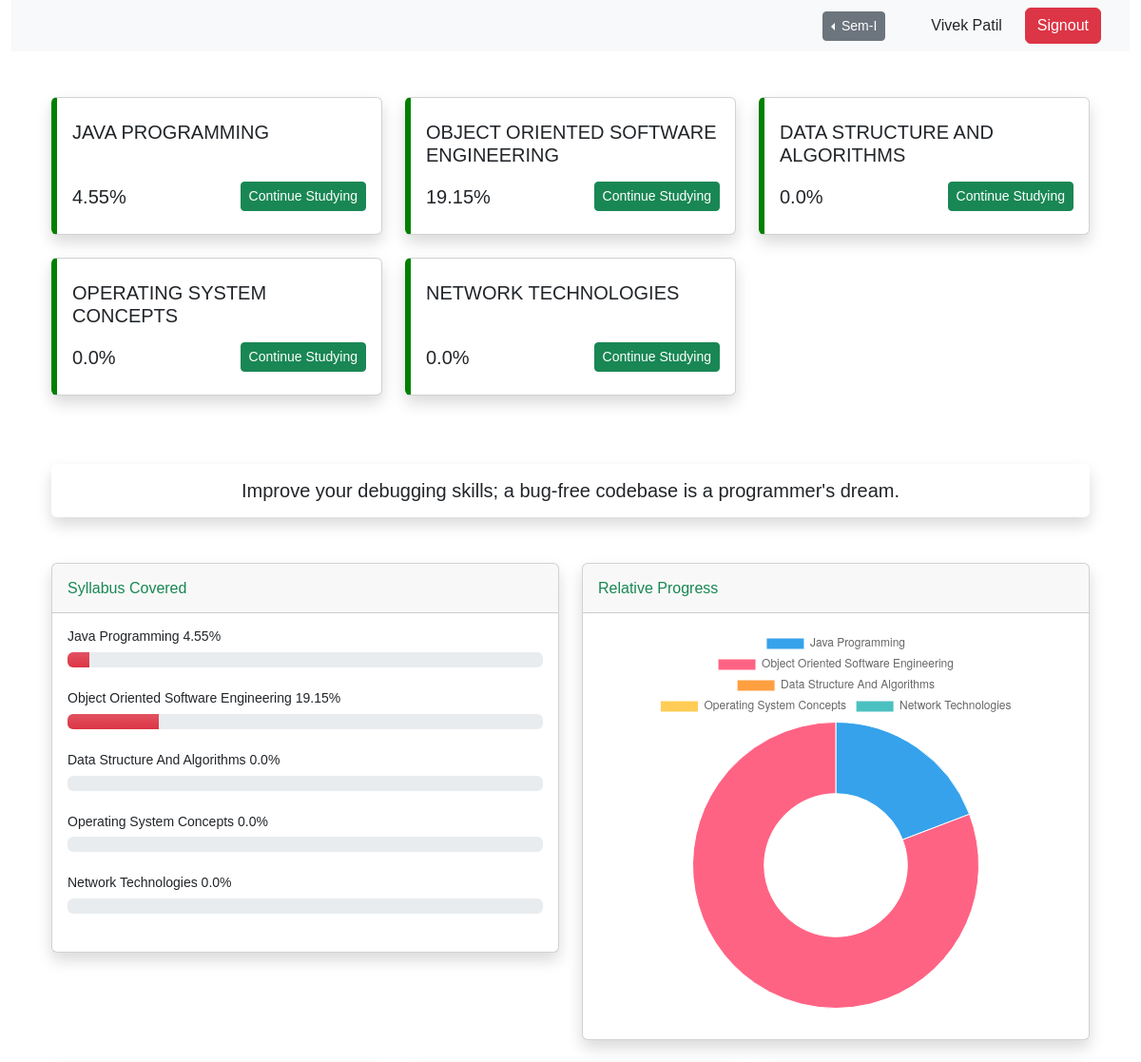
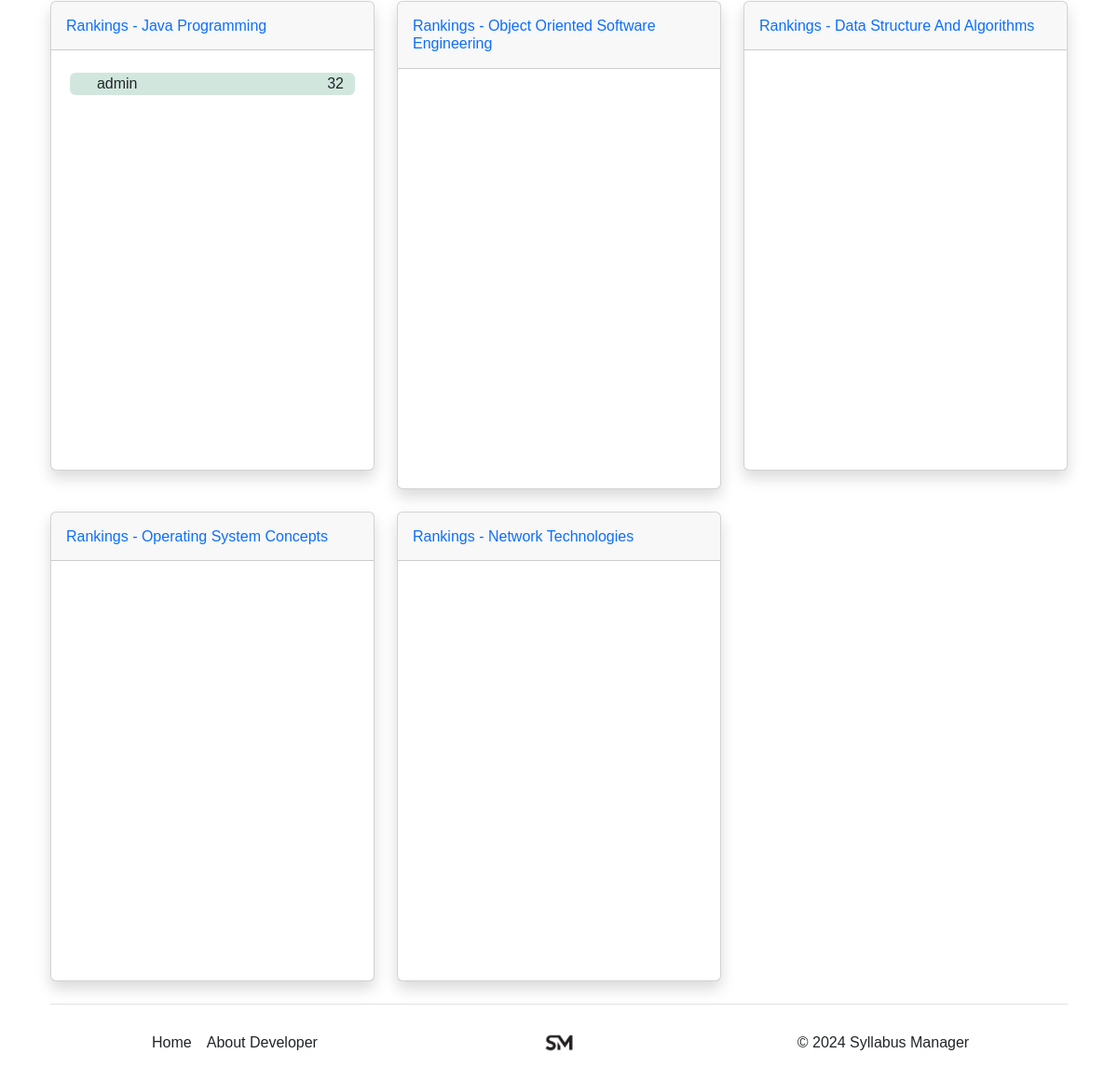
The app's page / (signed in) with its own data (2 pictures, top to bottom).
### Main/models.py (models this page shows, shortened)
class Semester(models.Model):
    name=models.CharField(max_length=50)

class Subject(models.Model):
    name = models.CharField(max_length=500, default="")
    sem=models.ForeignKey(Semester,on_delete=models.CASCADE,blank=True,null=True,default=None,related_name='subjects')

class Quote(models.Model):
    quote = models.TextField(max_length=500, default="")
    @classmethod
    def get_random_quote(cls):
        total_quotes = cls.objects.count()
        if total_quotes == 0:
            return None
        random_index = random.randint(0, total_quotes - 1)
        return cls.objects.all()[random_index]
    def __str__(self) -> str:
        return self.quote

class UserQuizAttempt(models.Model):
    user = models.ForeignKey(User, on_delete=models.CASCADE)
    test = models.ForeignKey(Test, on_delete=models.CASCADE,related_name="user_attempted_test")
    date_attempted = models.DateTimeField(auto_now_add=True)
    score = models.PositiveIntegerField(default=0)
    percentage=models.PositiveIntegerField(default=0)
    is_ended=models.BooleanField(default=False)

### Main/views.py (the view)
# urls.py: path('',views.homepage,name='homepage'),
@login_required
def homepage(request):
    completed_subtopics = user_completed.objects.filter(user=request.user).values_list('created_at',flat=True)
    semester=Semester.objects.all()
    if 'sem_id' in request.session:
        current_sem = Semester.objects.get(id=request.session['sem_id'])
    else:
        current_sem = Semester.objects.get(id=1)
    Subjects = Subject.objects.filter(sem=current_sem)
    check=None
    if 'check' in request.session:
        check = request.session['check']
    params = {
        "is_checked": check,
        "Subjects": Subjects,
        "quote": Quote,
        "semester":semester,
        "current_sem":current_sem,
    }
    return render(request, "homepage.html", params)

### Main/templatetags/custom_tags.py (called while the page is built)
@register.simple_tag
def calculate_syllabus_coverage(subject, user):
    total_subtopics = SubTopic.objects.filter(topic__subject=subject).count()
    completed_subtopics = user_completed.objects.filter(
        sub_topic__topic__subject=subject, user=user
    ).count()
    if total_subtopics > 0:
        percentage_covered = (completed_subtopics / total_subtopics) * 100
    else:
        percentage_covered = 0
    return round(percentage_covered, 2)

@register.filter
def get_all_UserQuizAttempt_per_subject(subject):
    return UserQuizAttempt.objects.filter(test__subject=subject).order_by('-percentage')

### templates/homepage.html (shortened to what this page needs)
{% extends 'base.html' %} {% load custom_tags %} {% block body %}
<div class="container-fluid">
  <nav class="navbar navbar-expand-lg bg-body-tertiary">
    <div class="container d-flex justify-content-end">
      <div class="dropstart ms-3">
        <button
          class="btn btn-secondary btn-sm dropdown-toggle me-md-5"
          type="button"
          data-bs-toggle="dropdown"
          aria-expanded="false">
          {{current_sem.name}}
        </button>
      </div>
      <div class="me-4">{{request.user.first_name}} {{request.user.last_name}}</div>
      <div><a class="btn btn-danger " href="/signout">Signout</a></div>
    </div>
  </nav>
  <div id="wrapper" class="container pt-5">
    <div class="container-fluid">
      <div class="row">
        {% for sub in current_sem.subjects.all %}
        <div class="col-xl-4 col-md-6 mb-4" >
          <div
            class="card shadow h-100 py-2"
            style="border-left: 6px solid green;">
            <div class="card-body">
              <h5
                class="font-weight-bold text-uppercase mb-1 "
                style="min-height: 60px">
                {{sub.name}}
              </h5>
              <div class="d-flex justify-content-between align-items-center">
                <div class="h5 mb-0 font-weight-bold ">
                  {% calculate_syllabus_coverage sub request.user %}%
                </div>
                <a
                  type="button"
                  href="roadmap/{{sub.name}}"
                  class="btn btn-success btn-sm"
                  >Continue Studying</a
                >
              </div>
            </div>
          </div>
        </div>
        {% endfor %}
      </div>
      <div class="mt-5">
        <h5 class="text-center p-2 shadow mb-5 rounded-2 py-3">
          {{quote.get_random_quote}}
        </h5>
      </div>
      <div class="row">
        <div class="col">
          <div class="card shadow mb-4">
            <div class="card-header py-3 d-flex flex-row align-items-center justify-content-between">
              <h6 class="m-0 font-weight-bold text-success">
                Syllabus Covered
              </h6>
            </div>
            <div class="card-body">
              {% for sub in Subjects %}
              <h4 class="small font-weight-bold ">
                {{sub.name}}
                <span class="float-right">
                  {% calculate_syllabus_coverage sub request.user %}%</span
                >
              </h4>
              <div class="progress mb-4">
                <div
                  class="progress-bar bg-danger bg-gradient"
                  role="progressbar"
                  style="width:{% calculate_syllabus_coverage sub request.user %}%;"
                  aria-valuenow="{% calculate_syllabus_coverage sub request.user %}"
                  aria-valuemin="0"
                  aria-valuemax="100"></div>
              </div>
              {% endfor %}
            </div>
          </div>
        </div>
        <div class="col">
          <div class="card shadow mb-4">
            <div class="card-header py-3">
              <h6 class="m-0 font-weight-bold text-success">
                Relative Progress
              </h6>
            </div>
            <div class="card-body">
              <div
                class="container d-flex justify-content-center align-items-center mb-3 text-light"
                style="height: 400px">
                <canvas id="overallProgressChart" ></canvas>
              </div>
            </div>
          </div>
        </div>
      </div>
      <div class="row">
        {% for sub in Subjects %}
        <div class="col-xl-4 col-md-6">
          <div class="card shadow mb-4">
            <div
              class="card-header py-3 d-flex flex-row align-items-center justify-content-between">
              <h6 class="m-0 font-weight-bold text-primary">
                Rankings - {{sub.name}}
              </h6>
            </div>
            <div
              class="card-body scrollable-list overflow-y-scroll"
              style="max-height: 450px; height: 450px">
              <ul class="list-group list-group-flush">
                {% for test in sub|get_all_UserQuizAttempt_per_subject %}
                <li class="list-group-item">
                  <div
                    class="row rounded-2 {% if test.user == request.user%} bg-success-subtle{% endif %}">
                    <div class="col-9 col-md-10">
                      {% if forloop.first %}<i
                        class="fa-solid fa-crown fa-bounce"></i
                      >{% endif %}  {{test.user.username|truncatechars:30}}
                    </div>
                    <div class="col-3 col-md-2 text-end">
                      {{test.percentage}}
                    </div>
                  </div>
                </li>
                {% endfor %}
              </ul>
            </div>
          </div>
        </div>
        {% endfor %}
      </div>
      {% include 'footer.html' %}
    </div>
  </div>
</div>
<script>
  const ctx = document.getElementById("overallProgressChart");
  let subs = "{% for sub in Subjects %}{{sub.name}}|{% endfor %}".split("|");
  let syllabus_covered =
    "{% for sub in Subjects %}{% calculate_syllabus_coverage sub request.user %}|{% endfor %}".split(
      "|"
    );
  subs.pop();
  syllabus_covered.pop();
  new Chart(ctx, {
    type: "doughnut",
    data: {
      labels: subs,
      datasets: [
        {
          label: "Covered %",
          data: syllabus_covered,
          borderWidth: 1,
        },
      ],
    },
  });
</script>
{% endblock body %}

### templates/base.html (style rules this page uses)
* { font-family: sans-serif, monospace; }

### records on screen
Semester: name "Sem-I"
Subject: name "JAVA PROGRAMMING", id "4.55", name "Java Programming"
Subject: name "OBJECT ORIENTED SOFTWARE ENGINEERING", id "19.15", name "Object Oriented Software Engineering"
Subject: name "DATA STRUCTURE AND ALGORITHMS", id "0.0", name "Data Structure And Algorithms"
Subject: name "OPERATING SYSTEM CONCEPTS", id "0.0", name "Operating System Concepts"
Subject: name "NETWORK TECHNOLOGIES", id "0.0", name "Network Technologies"
Quote: get_random_quote "Improve your debugging skills; a bug-free codebase is a programmer's dream."
UserQuizAttempt: user.username "admin", percentage "32"

### other values on screen
{{ request.user.first_name }} "Vivek"
{{ request.user.last_name }} "Patil"
chart data {{ sub.name }} Java Programming, Object Oriented Software Engineering, Data Structure And Algorithms, Operating System Concepts, Network Technologies
